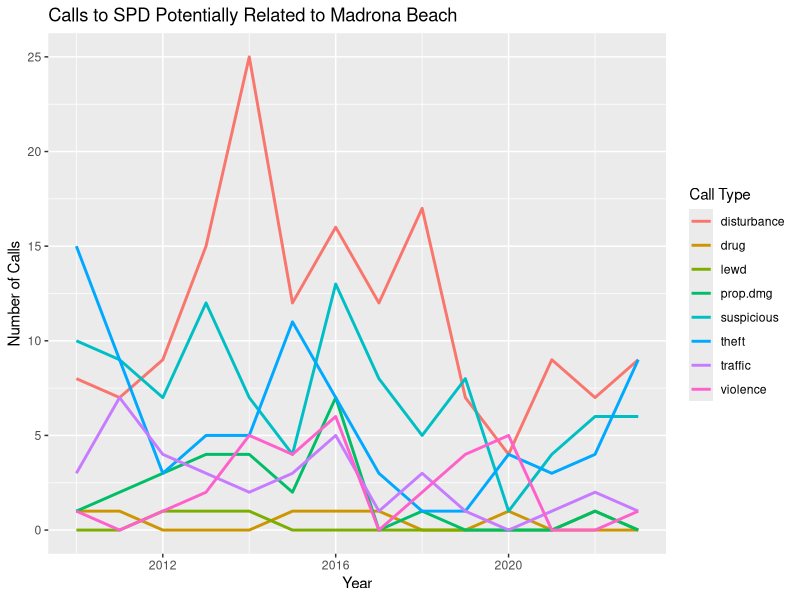
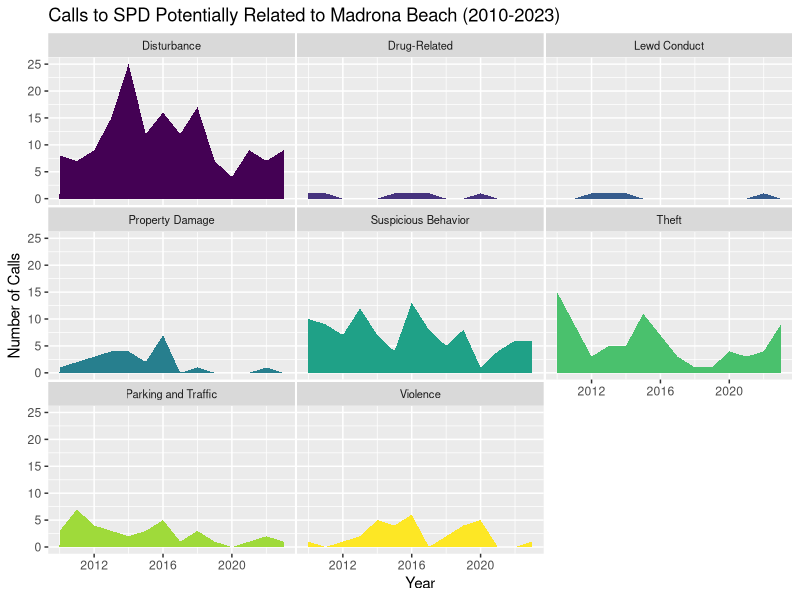
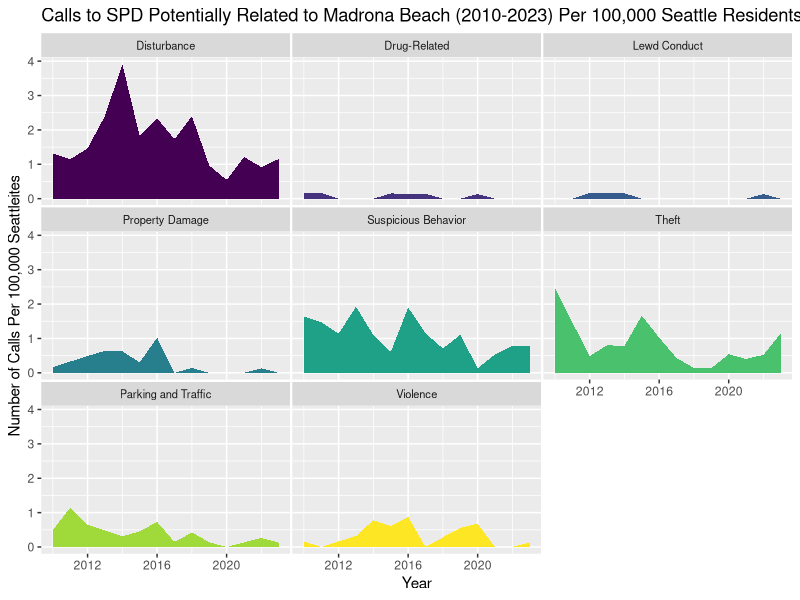

Recreate these plots in R, in order.
## ---- chunk 1
knitr::opts_chunk$set(echo = TRUE)
## ---- chunk 2
# Add all required libraries here
list.of.packages <- c("tidyverse", "lubridate", "viridisLite", "plotly")
# Get names of all required packages that aren't installed
new.packages <- list.of.packages[!(list.of.packages %in% installed.packages()[, "Package"])]
# Install all new packages
if(length(new.packages)) install.packages(new.packages)


# Load all required libraries
lapply(list.of.packages, FUN = function(X) {
  do.call("require", list(X))
})
## ---- chunk 3
# Read in data
madrona_call_dat <- read.csv(file = "../output/potential_madrona_calls_2010-2023.csv")
seattle_pop <- read.csv(file = "../data/seattle_pop_data_2010-2023.csv")

# Create new Year column
madrona_call_dat$Year <- isoyear(madrona_call_dat$Incident.Date)

# Remove all data from the year 2024, as it's only just beginning :)
madrona_call_dat <- madrona_call_dat %>%
  filter(Year != 2024)

# Create line plot of broad call type vs. year

# Mutate data
graph_dat <- madrona_call_dat %>%
  group_by(broad_category, Year, .drop = FALSE) %>%
  summarise(n = length(broad_category))

# Convert to tibble
graph_dat <- as_tibble(graph_dat)

# Add in zeros
graph_dat <- graph_dat %>% 
  complete(broad_category, Year, fill = list(n = 0))

# Join population data
graph_dat <- left_join(x = graph_dat, y = seattle_pop, by = "Year")

# Change population to int
graph_dat$Population <- as.integer(graph_dat$Population)

# Calculate rate per 100,000 people
graph_dat$n_rate <- (graph_dat$n/graph_dat$Population)*100000
## ---- chunk 4
# Create line graph
graph <- graph_dat %>%
  ggplot(aes(x = Year, y = n, group = broad_category, color = broad_category)) +
  geom_line(size = 1) +
  ylim(0, NA) +
  labs(y = "Number of Calls", col = "Call Type") +
  ggtitle("Calls to SPD Potentially Related to Madrona Beach")
  
# Save graph
ggsave(filename = "../graphs/MadronaBeach/potential_madrona_calls_2010-2023_linegraph.png", plot = graph,
       width = 10, height = 7, units = "in")

# Create string of labels
labels <- c(
  disturbance = "Disturbance", 
  drug = "Drug-Related", 
  lewd = "Lewd Conduct", 
  prop.dmg = "Property Damage", 
  suspicious = "Suspicious Behavior", 
  theft = "Theft", 
  traffic = "Parking and Traffic", 
  violence = "Violence")

# Un-normalized for population
graph <- graph_dat %>%
  ggplot(aes(x = Year, y = n, fill = broad_category)) +
  geom_area() +
  scale_fill_viridis_d() +
  theme(legend.position = "none", 
        panel.spacing = unit(0.1, "lines"),
        strip.text.x = element_text(size = 8)) +
  facet_wrap(~broad_category, scales = "fixed", labeller = labeller(broad_category = labels)) +
  ggtitle("Calls to SPD Potentially Related to Madrona Beach (2010-2023)") +
  ylab("Number of Calls")

ggsave(filename = "../graphs/MadronaBeach/potential_madrona_calls_2010-2023_facetwrap.png", plot = graph,
       width = 10, height = 7, units = "in")

# Population-Normalized Calls
graph <- graph_dat %>%
  ggplot(aes(x = Year, y = n_rate, fill = broad_category)) +
  geom_area() +
  scale_fill_viridis_d() +
  theme(legend.position = "none", 
        panel.spacing = unit(0.1, "lines"),
        strip.text.x = element_text(size = 8)) +
  facet_wrap(~broad_category, scales = "fixed", labeller = labeller(broad_category = labels)) +
  ggtitle("Calls to SPD Potentially Related to Madrona Beach (2010-2023) Per 100,000 Seattle Residents") +
  ylab("Number of Calls Per 100,000 Seattleites")

ggsave(filename = "../graphs/MadronaBeach/pop_normalized_potential_madrona_calls_2010-2023_facetwrap.png", plot = graph,
       width = 10, height = 7, units = "in")
  
